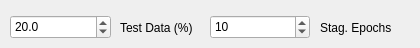
    <widget class="QWidget" name="tabTrainTest">
     <attribute name="title">
      <string>Test Data</string>
     </attribute>
     <widget class="QLabel" name="label_9">
      <property name="geometry">
       <rect>
        <x>120</x>
        <y>20</y>
        <width>91</width>
        <height>16</height>
       </rect>
      </property>
      <property name="text">
       <string>Test Data (%)</string>
      </property>
     </widget>
     <widget class="QDoubleSpinBox" name="bsNNTestPerc">
      <property name="enabled">
       <bool>true</bool>
      </property>
      <property name="geometry">
       <rect>
        <x>10</x>
        <y>15</y>
        <width>101</width>
        <height>24</height>
       </rect>
      </property>
      <property name="decimals">
       <number>1</number>
      </property>
      <property name="minimum">
       <double>0.000000000000000</double>
      </property>
      <property name="maximum">
       <double>50.000000000000000</double>
      </property>
      <property name="singleStep">
       <double>1.000000000000000</double>
      </property>
      <property name="value">
       <double>20.000000000000000</double>
      </property>
     </widget>
     <widget class="QSpinBox" name="bsNNTestStag">
      <property name="enabled">
       <bool>true</bool>
      </property>
      <property name="geometry">
       <rect>
        <x>210</x>
        <y>15</y>
        <width>100</width>
        <height>24</height>
       </rect>
      </property>
      <property name="minimum">
       <number>1</number>
      </property>
      <property name="maximum">
       <number>9999999</number>
      </property>
      <property name="value">
       <number>10</number>
      </property>
     </widget>
     <widget class="QLabel" name="label_10">
      <property name="geometry">
       <rect>
        <x>320</x>
        <y>20</y>
        <width>91</width>
        <height>16</height>
       </rect>
      </property>
      <property name="text">
       <string>Stag. Epochs</string>
      </property>
     </widget>
    </widget>
